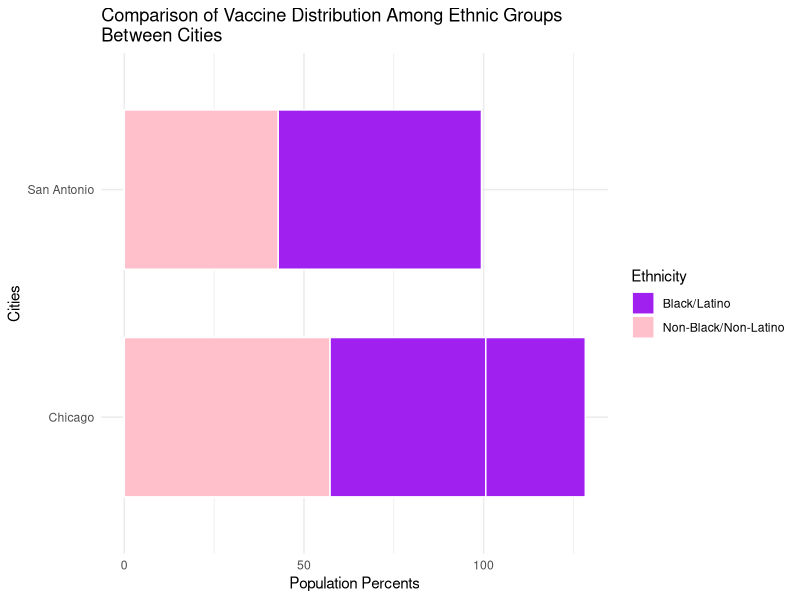

This chart was generated by the following R code:
## ---- chunk 1
library(ggplot2)
## ---- chunk 2
citypop_BL <- c(57.3, 71)
citypop_other <- c(42.7, 29)
vaxed_BL <- c(43.4, 57.2)
vaxed_other <- c(56.6, 42.8)
cities <- c("Chicago", "San Antonio")
## ---- chunk 3
vaxcities <- data.frame(
  cities = rep(cities, each = 2),
  ethnicity = rep(c("Black/Latino", "Non-Black/Non-Latino"), times = 2),
  citypop = c(citypop_BL, citypop_other),
  vaxed = c(vaxed_BL, vaxed_other)
)
## ---- chunk 4
vaxplot <- ggplot(vaxcities, aes(x = cities, y = citypop, fill = ethnicity)) + geom_bar(stat = "identity", position = "stack", width = 0.7, color = "white") + geom_bar(aes(x = cities, y = vaxed), stat = "identity", position = "stack", width = 0.7, color = "white") + labs(y = "Population Percents", x = "Cities", title = "Comparison of Vaccine Distribution Among Ethnic Groups\nBetween Cities") + theme_minimal() + scale_fill_manual(values = c("purple", "pink")) + scale_linetype_manual(values = c("solid", "solid")) + guides(fill = guide_legend(title = "Ethnicity"), linetype = guide_legend(title = "Vaccine Distribution")) + coord_flip()

print(vaxplot)
